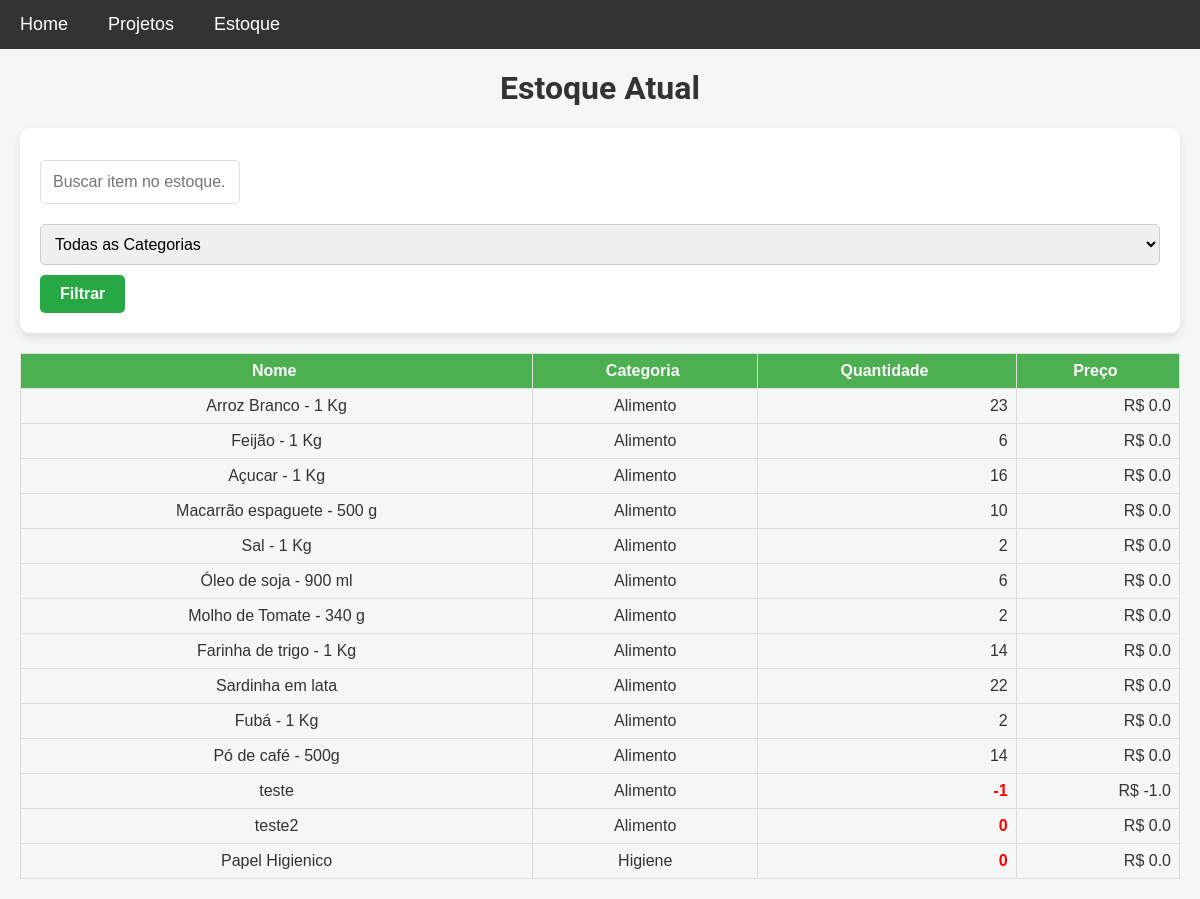
Page /estoque on the earlier database version.
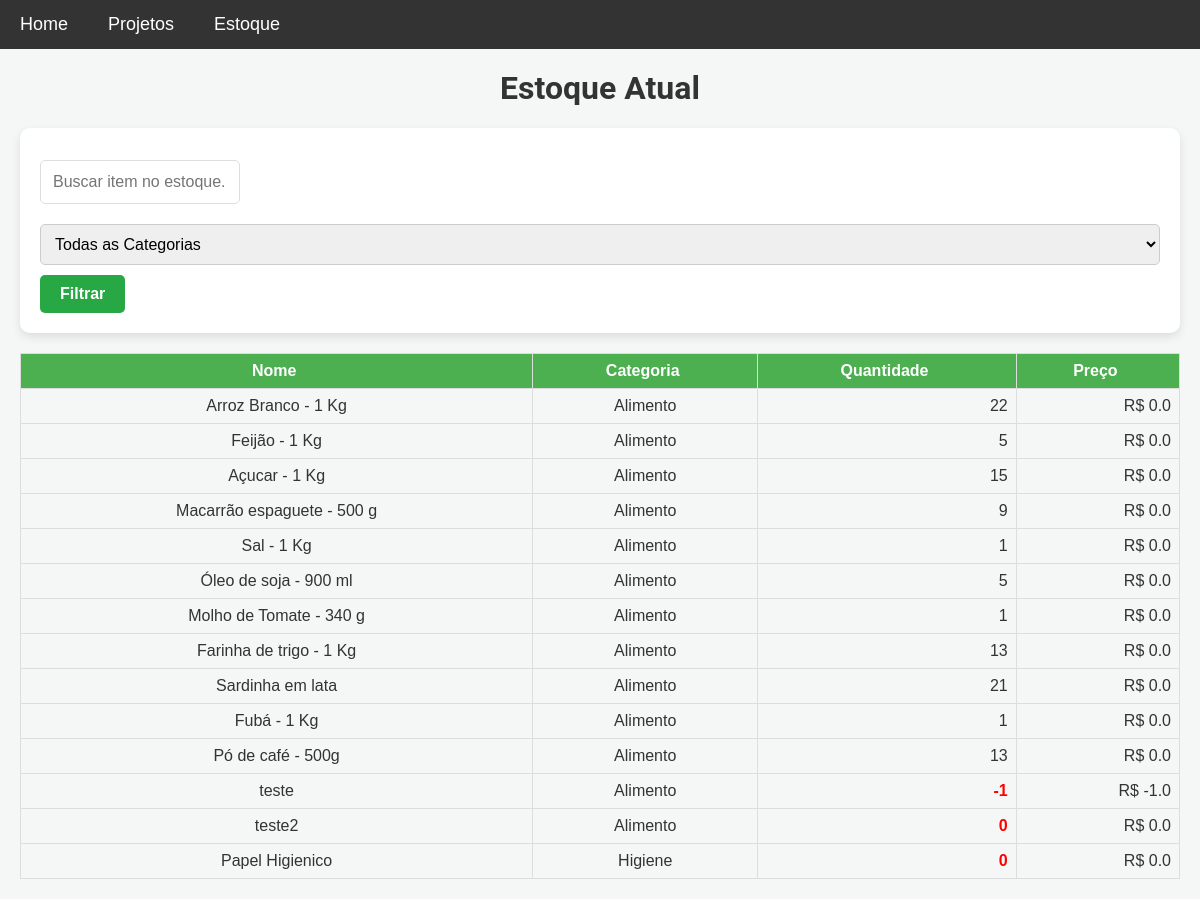
Same page on the later database version.
### models.py (models this page shows)
class Item(db.Model):
    __table_args__ = {'extend_existing': True}  # Estende a tabela existente ao invés de tentar recriá-la
    id = db.Column(db.Integer, primary_key=True)
    nome = db.Column(db.String(100), nullable=False)
    descricao = db.Column(db.Text, nullable=False)
    categoria = db.Column(db.String(50), nullable=False)
    quantidade = db.Column(db.Integer, nullable=False, default=0)
    preco = db.Column(db.Float, nullable=False)

### app.py (the view)
@app.route('/estoque')
def estoque_atual():
    busca = request.args.get('busca', '')  # Termo de busca, se houver
    categoria = request.args.get('categoria', '')  # Categoria selecionada, se houver
    itens = Item.query.all()
    if busca:
        busca_sem_acentos = remover_acentos(busca).lower()
        itens = [item for item in itens if busca_sem_acentos in remover_acentos(item.nome).lower()]
    if categoria and categoria != 'todas':
        itens = [item for item in itens if item.categoria == categoria]
    categorias = list(set([item.categoria for item in Item.query.all()]))
    return render_template('estoque_atual.html', itens=itens, categorias=categorias)

### templates/estoque_atual.html (shortened to what this page needs)
{% extends 'base.html' %}
{% block content %}
<h1>Estoque Atual</h1>
<form id="search-form" method="GET" action="/estoque">
    <input type="text" name="busca" id="search" placeholder="Buscar item no estoque...">
    <select name="categoria" id="categoria">
        <option value="todas">Todas as Categorias</option>
    </select>
    <button type="submit">Filtrar</button>
</form>
<table class="estoque-table" id="estoqueTable" data-sort-direction="asc">
    <thead>
        <tr>
            <th>Nome </th>
            <th>Categoria </th>
            <th>Quantidade </th>
            <th>Preço </th>
        </tr>
    </thead>
    <tbody>
        {% for item in itens %}
        <tr>
            <td>{{ item.nome }}</td>
            <td>{{ item.categoria }}</td>
            <td class="{{ 'alerta' if item.quantidade <= 0 else '' }}">{{ item.quantidade }}</td>
            <td>R$ {{ item.preco }}</td>
        </tr>
        {% endfor %}
    </tbody>
</table>
{% endblock %}

Differences in the rows shown:
changed Item "Arroz Branco - 1 Kg": quantidade "23" → "22"
changed Item "Feijão - 1 Kg": quantidade "6" → "5"
changed Item "Açucar - 1 Kg": quantidade "16" → "15"
changed Item "Macarrão espaguete - 500 g": quantidade "10" → "9"
changed Item "Sal - 1 Kg": quantidade "2" → "1"
changed Item "Óleo de soja - 900 ml": quantidade "6" → "5"
changed Item "Molho de Tomate - 340 g": quantidade "2" → "1"
changed Item "Farinha de trigo - 1 Kg": quantidade "14" → "13"
changed Item "Sardinha em lata": quantidade "22" → "21"
changed Item "Fubá - 1 Kg": quantidade "2" → "1"
changed Item "Pó de café - 500g": quantidade "14" → "13"
